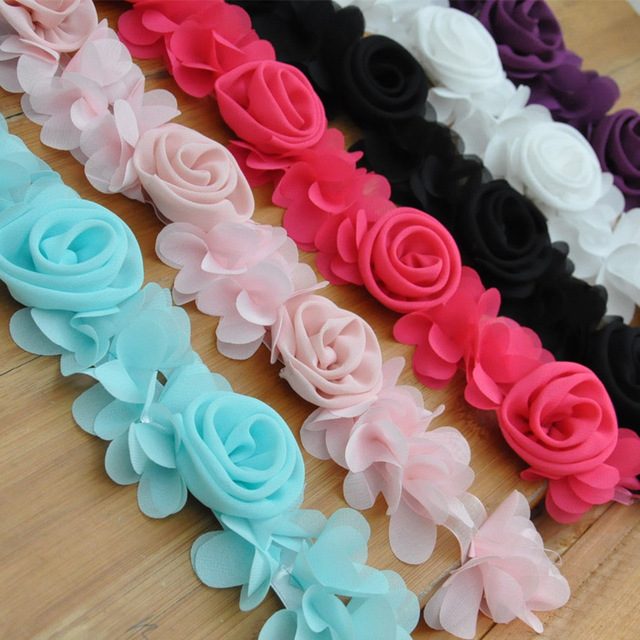
#> input picture resim_ozellikleri/cicek.jpg, 640 x 640 px
$ python resim_ozellikleri.py
#> lines starting #> are read from the running program, lines starting #| are printed output that depends on the picture; after the words box and inside, x2 and y2 are one past the last pixel; in counts of white or black regions, pixels touching at a corner belong together
import cv2
import numpy as np

img = cv2.imread('cicek.jpg')
#> img is the input picture: shape (640, 640, 3); mean B, G, R 121.2, 121.5, 146.8
print(str(img.shape))               #yükseklik genişlik ve renk sayısı(mesele sarı yeşil ve kırmızı renk varsa 3 gösteriyor)
#| (640, 640, 3)
print(str(img.item(100,100,1)))     #ilgili pikseldeki (genislik ve yükseklik) 0 ise mavi 1 ise sarı 2 ise kırmızı renk oranını görüyoruz
#| 190
print(str(img.size))                #piksel sayısını veriyor
#| 1228800
ROI=img[210:310,360:460]            #ilki y ikincisi x eksenindeki kesilecek olan parçayı belirtmeye yarıyor
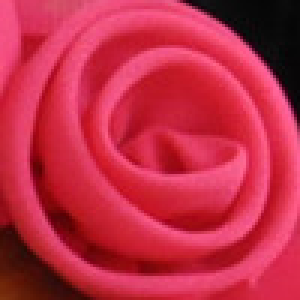
#> ROI: shape (100, 100, 3) (shown 3 times larger); mean B, G, R 70, 43.9, 193.2
cv2.imshow('roi',ROI)               #bu kesilen parçayı farklı bir windowda gösteriyoruz
print(img.dtype)                    #veri tipini görüntülüyoruz
#| uint8
img[210:310,260:360]=ROI            #buradaki kesilen parçanın y eksenindeki koordinatlarını değiştirip resimde gösterdik yani işledik
#> img: shape (640, 640, 3); 2.44% of pixels changed, all inside (x1, y1, x2, y2) = (260, 210, 360, 310)
for i in range(50,400):             #burada 50 ye 50 den başlayarak resmi çizmeye başlıyoruz. tam bir kare yapıyoruz. boyutları 350x350
    img.itemset((50, i, 2), 255)
    img.itemset((i,50,2),255)
    img.itemset((400,i,2),255)
    img.itemset((i, 400, 2), 255)
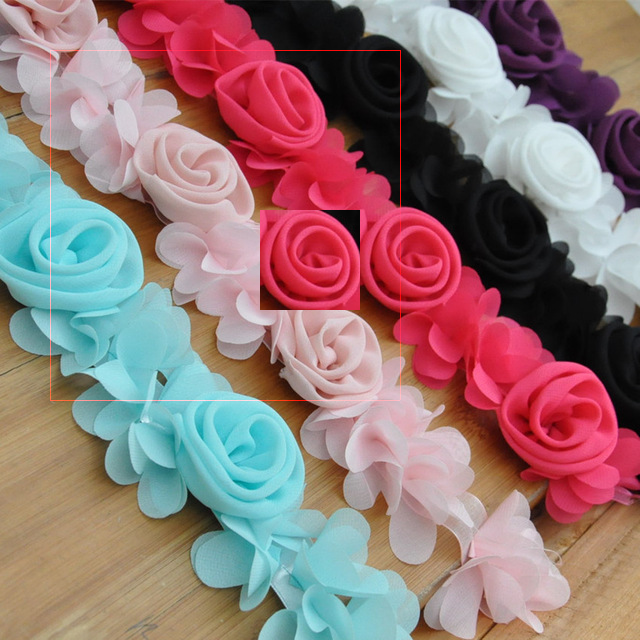
#> img: shape (640, 640, 3); mean B, G, R 120.1, 120, 147.3
b,g,r=cv2.split(img)               #renk sayısını b,g,r olarak kaydediyor. Bilgisayarı çok kastığı için pek tercih etmiyoruz
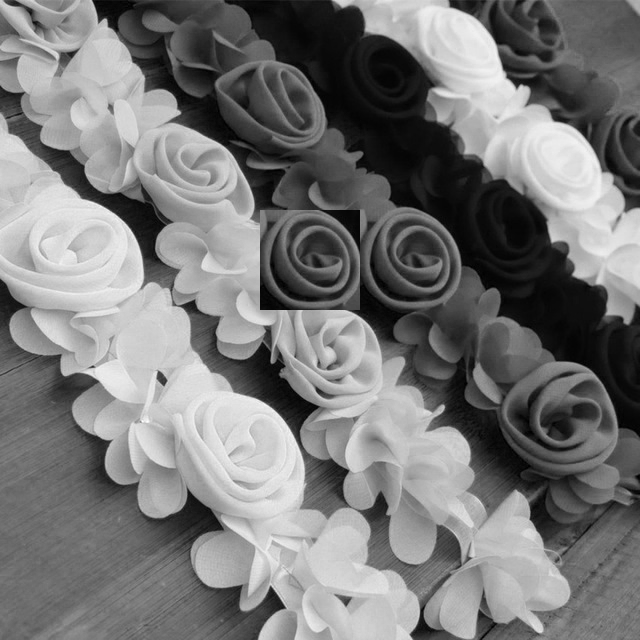
#> b: shape (640, 640); min 0, max 255, mean 120.1
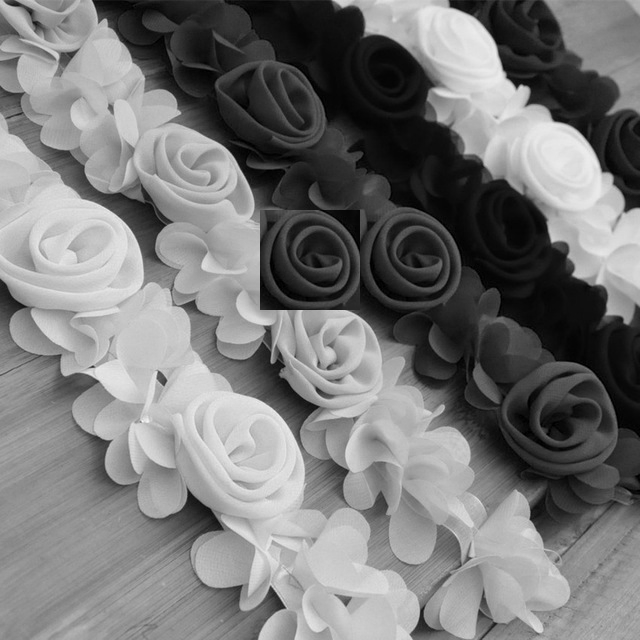
#> g: shape (640, 640); min 0, max 250, mean 120
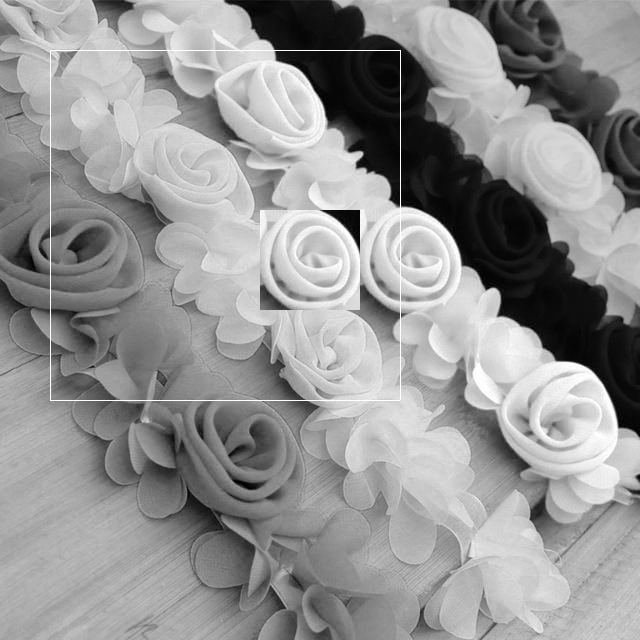
#> r: shape (640, 640); min 0, max 255, mean 147.3
img=cv2.merge((b*2,g*2,r*2))       #burada renk sayılarını 2 ile çarpıp img değişkenine kaydediyoruz ve ekranda değişik bir resim çıkmmış oluyor :D
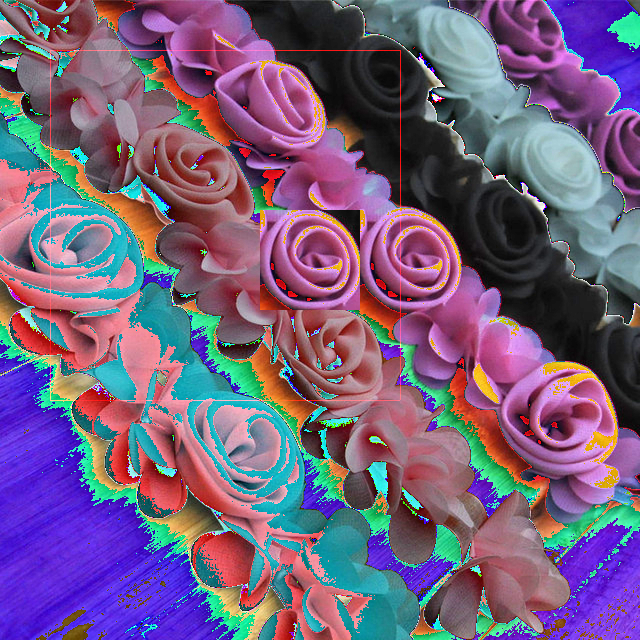
#> img: shape (640, 640, 3); mean B, G, R 125.8, 94.5, 116.4
img[:,:,0]=255                     #bu şekilde renk bileşenine erişmek daha kolay ve bilgisayarı daha az yoruyor
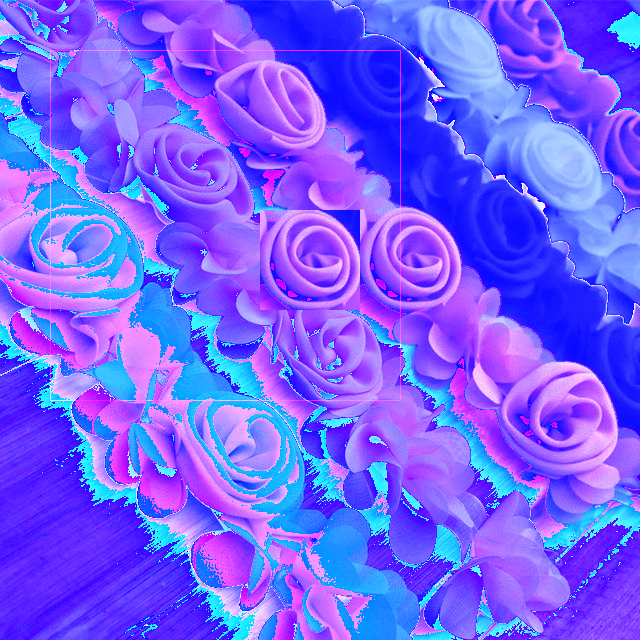
#> img: shape (640, 640, 3); mean B, G, R 255, 94.5, 116.4


cv2.imshow('image', img)
cv2.waitKey(0)
cv2.destroyAllWindows()
